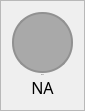
                     <widget class="QFrame" name="frame_ch16">
                      <property name="maximumSize">
                       <size>
                        <width>80</width>
                        <height>150</height>
                       </size>
                      </property>
                      <property name="styleSheet">
                       <string notr="true"/>
                      </property>
                      <property name="frameShape">
                       <enum>QFrame::StyledPanel</enum>
                      </property>
                      <property name="frameShadow">
                       <enum>QFrame::Raised</enum>
                      </property>
                      <layout class="QVBoxLayout" name="verticalLayout_34">
                       <property name="spacing">
                        <number>0</number>
                       </property>
                       <item>
                        <widget class="QFrame" name="frame_ch16_color">
                         <property name="sizePolicy">
                          <sizepolicy hsizetype="Fixed" vsizetype="Fixed">
                           <horstretch>0</horstretch>
                           <verstretch>0</verstretch>
                          </sizepolicy>
                         </property>
                         <property name="minimumSize">
                          <size>
                           <width>61</width>
                           <height>61</height>
                          </size>
                         </property>
                         <property name="maximumSize">
                          <size>
                           <width>1000</width>
                           <height>61</height>
                          </size>
                         </property>
                         <property name="sizeIncrement">
                          <size>
                           <width>1</width>
                           <height>1</height>
                          </size>
                         </property>
                         <property name="styleSheet">
                          <string notr="true">border: 2px solid rgb(145, 145, 145);
border-radius: 30px;
background-color: rgb(169, 169, 169)</string>
                         </property>
                         <property name="frameShape">
                          <enum>QFrame::StyledPanel</enum>
                         </property>
                         <property name="frameShadow">
                          <enum>QFrame::Raised</enum>
                         </property>
                        </widget>
                       </item>
                       <item>
                        <widget class="QLabel" name="label_ch16">
                         <property name="minimumSize">
                          <size>
                           <width>61</width>
                           <height>0</height>
                          </size>
                         </property>
                         <property name="maximumSize">
                          <size>
                           <width>16777215</width>
                           <height>30</height>
                          </size>
                         </property>
                         <property name="font">
                          <font>
                           <family>DM Sans</family>
                           <pointsize>-1</pointsize>
                           <weight>50</weight>
                           <italic>false</italic>
                           <bold>false</bold>
                          </font>
                         </property>
                         <property name="text">
                          <string>Ch16</string>
                         </property>
                         <property name="alignment">
                          <set>Qt::AlignCenter</set>
                         </property>
                        </widget>
                       </item>
                       <item>
                        <widget class="QLabel" name="label_ch16_value">
                         <property name="minimumSize">
                          <size>
                           <width>61</width>
                           <height>0</height>
                          </size>
                         </property>
                         <property name="maximumSize">
                          <size>
                           <width>16777215</width>
                           <height>30</height>
                          </size>
                         </property>
                         <property name="font">
                          <font>
                           <family>DM Sans</family>
                           <pointsize>12</pointsize>
                           <weight>50</weight>
                           <italic>false</italic>
                           <bold>false</bold>
                          </font>
                         </property>
                         <property name="styleSheet">
                          <string notr="true">font:12pt</string>
                         </property>
                         <property name="text">
                          <string>NA</string>
                         </property>
                         <property name="alignment">
                          <set>Qt::AlignCenter</set>
                         </property>
                        </widget>
                       </item>
                      </layout>
                     </widget>
